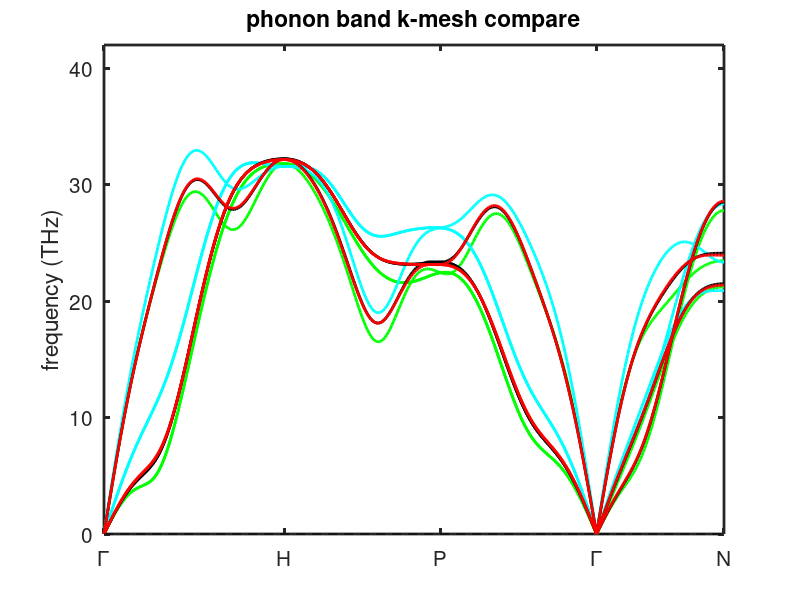

The MATLAB script that drew this image: (Note: this script raises an error after producing the figure.)
%%% INPUT PARAMETER %%%
material_name = 'phonon band k-mesh compare';
legend_name1 = '6-12-48'
legend_name2 = '6-16-48'
legend_name3 = '6-18-54'
legend_name4 = '6-24-48'
ymin = 0;    % energy range [meV]
ymax = 42;
nk = 361;
hk = 90;
col = [1 0 0;0 0 1;0 1 0;0 1 1;1 0 1;1 1 0;0 0 0];
%%%%%%%%%%%%%%%%%%%%%%%%%%
load('12phonon_band_data.mat')
plot(kd,Ebnd,'-','Color',col(3,:),'LineWidth',2);
axis([kd(1,1),kd(1,nk),ymin,ymax]);
hold on;
load('16phonon_band_data.mat')
plot(kd,Ebnd,'-','Color',col(4,:),'LineWidth',2);
hold on;
load('18phonon_band_data.mat')
plot(kd,Ebnd,'-','Color',col(7,:),'LineWidth',2);
hold on;
load('24phonon_band_data.mat')
plot(kd,Ebnd,'-','Color',col(1,:),'LineWidth',2);
hold on;
% axis square;
%ylabel('Energy (meV)');
ylabel('frequency (THz)');
title(material_name);
% xlabel();
x=[kd(1,1),kd(1,nk)];
y=[0 0];
plot(x,y,'k--')
%%% Plot high symmetry line %%%
%xticks([kd(1,1:hk:nk)]);
xticks([kd(1,1:hk:(nk-hk)) kd(1,nk)]);
xticklabels({'\Gamma','H','P','\Gamma','N','interpreter','LaTex'});
set(gca,'FontSize',15)
set(gca,'linewidth',2);
xlabelpoints=[kd(1,1:hk:(nk-hk))  kd(1,nk)];
for hh=1:hs
    %x=[kd(1,(1+hk*(hh-1)):hk:(hk*hh)) kd(1,(1+hk*(hh-1)):hk:(hk*hh))];
    x=[xlabelpoints(hh) xlabelpoints(hh)];    
    y=[ymin ymax];
    plot(x,y,'k','linewidth',2)
end
legend({legend_name1,'','',legend_name2,'','',legend_name3,'','',legend_name4,'',''},'Location','northeast','NumColumns',1);
saveas(gcf,['phonon band q-mesh compare' '.png']);
saveas(gcf,['phonon band q-mesh compare' '.fig']);

